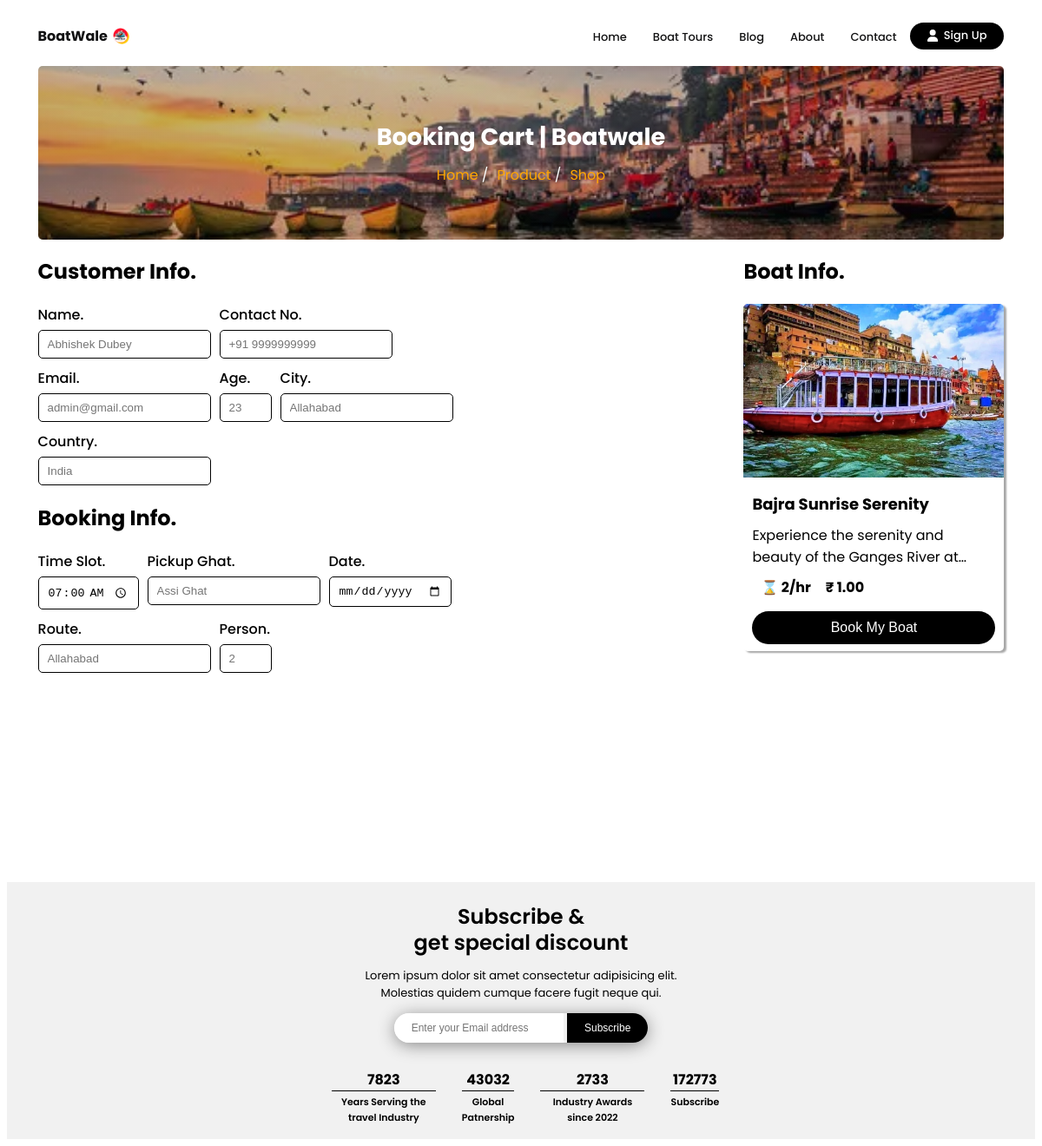
/booking/bajra-sunrise-serenity/, run on the app's committed database.
### product/models.py (models this page shows, shortened)
class Tour(models.Model):
    image = models.ImageField(upload_to='tours/', null=True, blank=True)
    name = models.CharField(max_length=200)
    slug = models.SlugField(unique=True, null=True, blank=True)
    description = models.TextField()
    duration = models.IntegerField()
    old_price = models.DecimalField(max_digits=8, decimal_places=2, null=True, blank=True)
    new_price = models.DecimalField(max_digits=8, decimal_places=2)
    boat = models.ForeignKey(Boat, on_delete=models.CASCADE)
    available_seats = models.IntegerField()
    start_date = models.DateField()
    end_date = models.DateField()

### card/views.py (the view, shortened to what this page needs)
# urls.py: path('booking/<slug:slug>/', views.booking, name="booking")
def booking(request, slug):
    boat_product = get_object_or_404(Tour, slug=slug)
    product_images = TourImage.objects.filter(tour=boat_product)
    context = {
        'title': "Booking Cart | Boatwale",
        'description': "Explore and review your selected boat tours and experiences in Varanasi with Boatwale's Booking Cart. Ensure your preferred boat rides, cruises, and activities are reserved before proceeding to checkout for a seamless booking process.",
        'keywords': "Boatwale cart, boat tour bookings, Ganges River boat rides, boat tour reservations, boatwale booking system, Varanasi boat tour cart, boatwale checkout",
        'boat_product': boat_product,
        'product_images': product_images
    }
    return render(request, 'booking.html', context=context)

### templates/booking.html (shortened to what this page needs)
{% extends "base.html" %}
{% load static %}
{% block cssblock %}
    <link rel="stylesheet" href="{% static "css/booking.css" %}">
{% endblock cssblock %}
{% block content %}
    {% include "hero.html" %}
    <section class="booking">
        <form class="booking_form" action="" method="post" autocomplete="off">
            <div class="boat_booking_info">
                <div class="customer_info">
                    <h1>Customer Info.</h1>
                    <div class="customer_form">
                        <div class="customer_info_input">
                            <label for="name">Name.</label>
                            <input id="name" type="text" name="name" placeholder="Abhishek Dubey" required/>
                        </div>
                        <div class="customer_info_input">
                            <label for="contact">Contact No.</label>
                            <input id="contact" type="text" name="number" placeholder="+91 9999999999" required/>
                        </div>
                        <div class="customer_info_input">
                            <label for="mail">Email.</label>
                            <input id="mail" type="email" name="email" placeholder="admin@gmail.com" autocomplete="off" required/>
                        </div>
                        <div class="customer_info_input">
                            <label for="age">Age.</label>
                            <input id="age" type="number" name="age" placeholder="23" required/>
                        </div>
                        <div class="customer_info_input">
                            <label for="city">City.</label>
                            <input id="city" type="text" name="city" placeholder="Allahabad" required/>
                        </div>
                        <div class="customer_info_input">
                            <label for="country">Country.</label>
                            <input id="country" type="text" name="country" placeholder="India" autocomplete="country-name" required/>
                        </div>
                    </div>
                </div>
                <div class="booking_info">
                    <h1>Booking Info.</h1>
                    <div class="booking_form">
                        <div class="booking_info_input">
                            <label for="pickup_time">Time Slot.</label>
                            <input id="pickup_time" type="time" name="pickup_time" value="07:00" required/>
                        </div>
                        <div class="booking_info_input">
                            <label for="pickup_ghat">Pickup Ghat.</label>
                            <input id="pickup_ghat" type="text" name="pickup_ghat" placeholder="Assi Ghat" required/>
                        </div>
                        <div class="booking_info_input">
                            <label for="pickup_date">Date.</label>
                            <input id="pickup_date" type="date" name="pickup_date" required/>
                        </div>
                        <div class="booking_info_input">
                            <label for="route">Route.</label>
                            <input id="route" type="text" name="route" placeholder="Allahabad" required/>
                        </div>
                        <div class="booking_info_input">
                            <label for="person">Person.</label>
                            <input id="person" type="number" name="person" placeholder="2" required/>
                        </div>
                    </div>
                </div>
            </div>
            <div class="product_info">
                <h1>Boat Info.</h1>
                <div class="card">
                    <img fetchpriority="high" loading="lazy" src="/media/{{boat_product.image}}" alt="{{boat_product.image_alt}}">
                    <h2>{{boat_product.name}}</h2>
                    <p>{{boat_product.description}}</p>
                    <div class="add-to-cart">
                        <p class="price">⌛ {{boat_product.duration}}/hr &nbsp; &nbsp; ₹&nbsp;{{boat_product.new_price}}</p>
                        <button class="addbtn" type="submit">Book My Boat</button>
                    </div>
                </div>
            </div>
        </form>
    </section>
{% endblock content %}

### static/css/booking.css (style rules this page uses)
section.booking { width: 80%; margin: auto; min-height: 90vh; }
.booking_form { display: flex; justify-content: center; }
.boat_booking_info { width: 80%; }
.boat_booking_info .customer_info .customer_form, .boat_booking_info .booking_info .booking_form { display: flex; flex-wrap: wrap; gap: 10px; width: 70%; justify-content: flex-start; }
.boat_booking_info .customer_info .customer_form .customer_info_input, .boat_booking_info .booking_info .booking_form .booking_info_input { display: flex; flex-direction: column; gap: 5px; font-weight: 500; }
.boat_booking_info .customer_info .customer_form .customer_info_input input, .boat_booking_info .booking_info .booking_form .booking_info_input input { padding: 8px 10px; border-radius: 5px; outline: none; border: 1px solid #000000; }
input#person, input#age { width: 38px; }
.product_info .card { width: 300px; height: 400px; flex-basis: calc(33.33% - 20px); border-radius: 5px; overflow: hidden; background-color: #fff; box-shadow: 3px 2px 2px rgb(0 0 0 / 35%); min-width: 266px; }
.product_info .card img { height: 200px; width: 100%; object-fit: cover; }
.product_info .card h2 { padding: 10px; font-size: 18px; }
.product_info .card p { padding: 0 10px; }
.product_info .card h2, .product_info .card p { margin: 0; white-space: pre-line; overflow: hidden; text-overflow: ellipsis; display: -webkit-box; -webkit-line-clamp: 2; -webkit-box-orient: vertical; }
.product_info .card .price { font-weight: bold; }
.add-to-cart { display: flex; flex-direction: column; padding: 10px; gap: 15px; margin-bottom: 25px; }
.product_info .card .add-to-cart .addbtn { padding: 10px 20px; font-size: 1rem; background-color: #000000; color: #fff; border: none; cursor: pointer; transition: background-color 0.3s ease; border-radius: 25px; }
@media screen and (max-width: 1249px) { section.booking { width: 94%; } }

### data on the page
Tour: image (picture), name "Bajra Sunrise Serenity", description "Experience the serenity and beauty of the Ganges River…", duration "2", new_price "1.00"

### other printed values
{{ title }} "Booking Cart | Boatwale"
